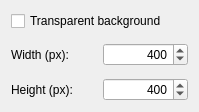
<?xml version="1.0" encoding="UTF-8"?>
<ui version="4.0">
 <class>FileSaveImagePopup</class>
 <widget class="QWidget" name="FileSaveImagePopup">
  <property name="geometry">
   <rect>
    <x>0</x>
    <y>0</y>
    <width>199</width>
    <height>107</height>
   </rect>
  </property>
  <property name="windowTitle">
   <string>Form</string>
  </property>
  <layout class="QGridLayout" name="_2">
   <item row="1" column="0">
    <layout class="QGridLayout" name="gridLayout">
     <property name="verticalSpacing">
      <number>12</number>
     </property>
     <item row="2" column="1">
      <widget class="QSpinBox" name="height_sb">
       <property name="alignment">
        <set>Qt::AlignRight|Qt::AlignTrailing|Qt::AlignVCenter</set>
       </property>
       <property name="maximum">
        <number>9999</number>
       </property>
       <property name="value">
        <number>400</number>
       </property>
      </widget>
     </item>
     <item row="1" column="1">
      <widget class="QSpinBox" name="width_sb">
       <property name="alignment">
        <set>Qt::AlignRight|Qt::AlignTrailing|Qt::AlignVCenter</set>
       </property>
       <property name="maximum">
        <number>9999</number>
       </property>
       <property name="value">
        <number>400</number>
       </property>
      </widget>
     </item>
     <item row="1" column="0">
      <widget class="QLabel" name="width_lbl">
       <property name="text">
        <string>Width (px):</string>
       </property>
      </widget>
     </item>
     <item row="2" column="0">
      <widget class="QLabel" name="height_lbl">
       <property name="text">
        <string>Height (px):</string>
       </property>
      </widget>
     </item>
     <item row="0" column="0" colspan="2">
      <widget class="QCheckBox" name="transparent_cb">
       <property name="text">
        <string>Transparent background</string>
       </property>
      </widget>
     </item>
    </layout>
   </item>
  </layout>
 </widget>
 <resources/>
 <connections/>
</ui>
